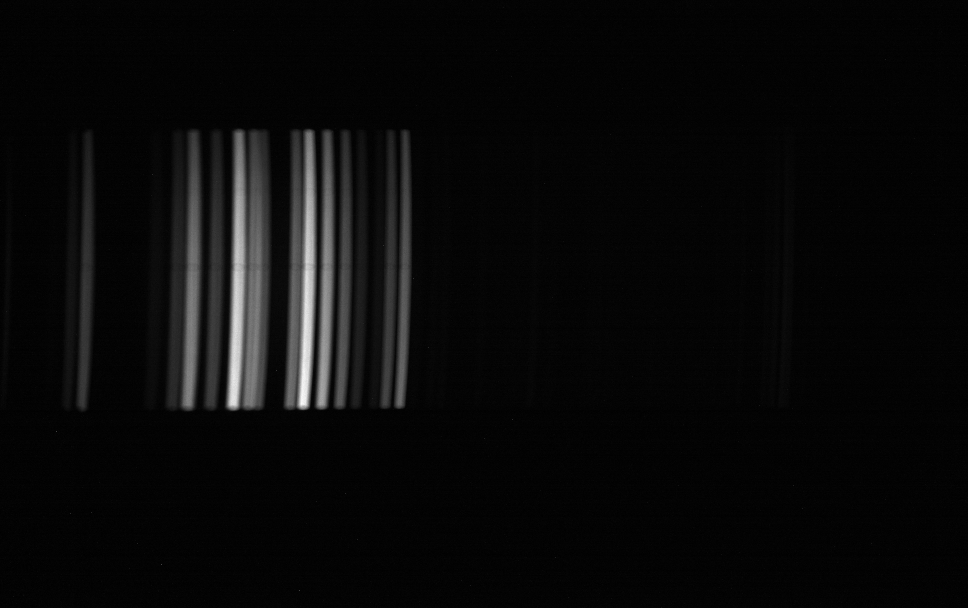
#> input picture calibration/ar_200ms.png, 1936 x 1216 px (shown at 1/2 size)
$ python print_detected_peaks.py
#> lines starting #> are read from the running program, lines starting #| are printed output that depends on the picture
### calibration/Ar_wavelength_calibr.py
#!/usr/bin/env python3
"""
This script uses:
- INPUTS (originals):  ar_200ms.png, hg_200ms.png
- Flips originals horizontally (spectral axis) before any processing
- Preprocess: crop rows [roi_top:roi_bottom], bin along x (binning_factor)
- Process: integrate spectrum, align Ar->Hg, estimate alpha, subtract alpha*Ar from Hg
- Detect peaks and plot spectra
- Fit linear + quadratic calibration using your chosen pixel_points and nm_points
- Saves outputs
"""
import os
import cv2
import numpy as np
import matplotlib.pyplot as plt
from scipy.signal import correlate, find_peaks

#Set to True to save debug images
save_debug_images = False

# Base directory
base_dir = os.path.dirname(os.path.abspath(__file__))

# Debug folder
debug_dir = os.path.join(base_dir, "debug_calib")
if save_debug_images:
    os.makedirs(debug_dir, exist_ok=True)

# -----------------------------
# CONFIG
# -----------------------------
# Originals (these must exist in same folder as this script)
ar_original_name = "ar_200ms.png"
hg_original_name = "hg_200ms.png"

# Flip originals horizontally
flip_original_x = True

# Preprocess settings (must match camera config)
roi_top = 248
roi_bottom = 803
binning_factor = 2

# Spectrum integration ROI inside the preprocessed image
y_roi = (0, 555)

# Alignment search window (pixels)
max_shift = 10

# Peak detection parameters. How many pixels we are willing to move the spectrums to get them to overlap.
#The other ones - what counts as a peak. 12% of max to be a peak, 10 pixels in distance from each other, and prominence lets ut know how much a peak is sticking up from the neighbours.
min_height_rel = 0.12
min_distance = 10
prominence_rel = 0.03

# Peaks (pixels) selected (from Ar aligned) for calibration (Found by running the script and looking at the printed peaks).
pixel_points = np.array([564, 579, 608, 625, 643, 661, 731, 754, 777, 883], dtype=float)

# Corresponding known wavelengths (from Maries thesis)(nm)
nm_points = np.array([696.54, 706.72, 727.29, 738.40, 750.93, 763.51, 810.95, 826.45, 841.64, 912.30], dtype=float)


# -----------------------------
# CALIBRATION FUNCTIONS (fitted functions)
# -----------------------------
#From previous runs. If anything in script changes - change these too.
def pixel_to_nm_linear(pixel):
    return 0.6773347176 * pixel + 315.1920552541


def pixel_to_nm_quadratic(pixel):
    return -5.6694394352e-05 * pixel**2 + 0.7583713843 * pixel + 286.8160173070


def wavelength_axis(width: int):
    p = np.arange(width, dtype=float)
    return pixel_to_nm_quadratic(p)


# -----------------------------
# I/O + PREPROCESS
# -----------------------------
def load_gray(path: str, flip_x: bool = False) -> np.ndarray:
    image = cv2.imread(path, cv2.IMREAD_UNCHANGED)
    if image is None:
        raise FileNotFoundError(f"Could not read: {path}")

    if image.ndim == 3:
        image = cv2.cvtColor(image, cv2.COLOR_BGR2GRAY)

    image = image.astype(np.float32)

    if flip_x:
        image = np.fliplr(image)

    return image


def bin_image_x(image: np.ndarray, factor: int) -> np.ndarray:
    h, w = image.shape
    new_w = w // factor
    image = image[:, :new_w * factor]  # trim to multiple
    binned = image.reshape(h, new_w, factor).mean(axis=2)
    return binned


def preprocess(image: np.ndarray) -> np.ndarray:
    # Crop in Y (rows)
    cropped = image[roi_top:roi_bottom, :]
    # Bin in X (spectral axis)
    binned = bin_image_x(cropped, binning_factor)
    return binned


def save_u8(path: str, image: np.ndarray) -> None:
    os.makedirs(os.path.dirname(path) or ".", exist_ok=True)
    cv2.imwrite(path, np.clip(image, 0, 255).astype(np.uint8))


# -----------------------------
# SPECTRUM + ALIGN + SUBTRACT
# -----------------------------
def integrated_spectrum(image: np.ndarray, y_roi_local):
    y0, y1 = y_roi_local
    if y1 is None:
        y1 = image.shape[0]
    return image[y0:y1, :].sum(axis=0)


def find_shift(spec_ref: np.ndarray, spec_to_align: np.ndarray, max_shift_local: int = 10) -> int:
    corr = correlate(spec_ref, spec_to_align, mode="full")
    center = len(corr) // 2
    search = corr[center - max_shift_local: center + max_shift_local + 1]
    dx = int(np.argmax(search) - max_shift_local)
    return dx


def estimate_alpha(spec_hg: np.ndarray, spec_ar: np.ndarray, mask=None) -> float:
    if mask is None:
        mask = np.ones_like(spec_hg, dtype=bool)
    num = np.sum(spec_hg[mask] * spec_ar[mask])
    den = np.sum(spec_ar[mask] ** 2)
    return float(num / den) if den > 0 else 0.0

def subtract_ar_from_hg_images(hg_img: np.ndarray, ar_img: np.ndarray, y_roi_local, max_shift_local=10, show_debug=True):
    spec_hg = integrated_spectrum(hg_img, y_roi_local)
    spec_ar = integrated_spectrum(ar_img, y_roi_local)

    dx = find_shift(spec_hg, spec_ar, max_shift_local=max_shift_local)

    spec_ar_shifted = np.roll(spec_ar, dx)
    ar_img_shifted = np.roll(ar_img, dx, axis=1)

    alpha = estimate_alpha(spec_hg, spec_ar_shifted)

    spec_hg_only = np.clip(spec_hg - alpha * spec_ar_shifted, 0, None)
    hg_img_only = np.clip(hg_img - alpha * ar_img_shifted, 0, None)

    if show_debug:
        print(f"Alignment dx = {dx} pixels")
        print(f"Scaling alpha = {alpha:.4f}")

        plt.figure(figsize=(10, 4))
        plt.plot(spec_hg, label="Hg (mixed)")
        plt.plot(alpha * spec_ar_shifted, label="α · Ar (aligned)")
        plt.plot(spec_hg_only, label="Hg only", linewidth=2)
        plt.legend()
        plt.xlabel("Pixel (dispersion)")
        plt.ylabel("Integrated intensity")
        plt.title("Hg − α·Ar (capped at 0)")
        plt.tight_layout()
        plt.show()

    return hg_img_only, spec_hg_only, ar_img_shifted, spec_ar_shifted, dx, alpha


# -----------------------------
# PEAK DETECTION + PLOTTING
# -----------------------------
# [173 lines left out: functions find_peaks_in_spectrum, print_peaks, plot_spectrum_with_peaks, fit_linear_and_quadratic, print_fit_and_errors, plot_calibration and 1 more, not called in this run]


# [36 lines that do not run on import are left out]
    # ---------------------------------

### calibration/print_detected_peaks.py
#!/usr/bin/env python3
"""
Preprocess Ar/Hg calibration images to match scan frames, extract spectra,
detect peaks, and print the peak pixel lists.

This is intended for manual calibration workflows where the user wants to
copy the detected peak positions into another tool such as GeoGebra.
"""

import argparse
import csv
import os

import matplotlib.pyplot as plt
import numpy as np
from scipy.signal import find_peaks

from Ar_wavelength_calibr import (
    ar_original_name,
    hg_original_name,
    base_dir,
    flip_original_x,
    roi_top,
    roi_bottom,
    binning_factor,
    y_roi,
    min_height_rel,
    min_distance,
    prominence_rel,
    load_gray,
    preprocess,
    integrated_spectrum,
    subtract_ar_from_hg_images,
)


TITLE_FONTSIZE = 18
LABEL_FONTSIZE = 15
TICK_FONTSIZE = 13
LEGEND_FONTSIZE = 13


def detect_peaks(spec):
    spec = np.asarray(spec, dtype=np.float32)
    max_val = float(spec.max())
    if max_val <= 0:
        raise ValueError("Spectrum has no positive signal (max <= 0).")

    peaks_idx, _ = find_peaks(
        spec,
        height=min_height_rel * max_val,
        distance=min_distance,
        prominence=prominence_rel * max_val,
    )
    peak_vals = spec[peaks_idx]
    order = np.argsort(peaks_idx)
    return peaks_idx[order], peak_vals[order]


def print_peak_list(name, peaks_idx, peak_vals):
    print(f"\n{name}: Found {len(peaks_idx)} peaks")
    for i, (pixel, intensity) in enumerate(zip(peaks_idx, peak_vals), start=1):
        print(f"{i:2d}: pixel={int(pixel):4d}, intensity={float(intensity):.1f}")

    pixel_list = ", ".join(str(int(pixel)) for pixel in peaks_idx)
    print(f"{name} peak pixels = [{pixel_list}]")


def plot_spectrum(name, spectrum, peaks_idx):
    plt.figure(figsize=(10, 4))
    plt.plot(spectrum, linewidth=1.5, label=name)
    if len(peaks_idx) > 0:
        plt.plot(peaks_idx, spectrum[peaks_idx], "x", markersize=7, label="Peaks")
    plt.title(f"{name} spectrum with detected peaks", fontsize=TITLE_FONTSIZE)
    plt.xlabel("Pixel", fontsize=LABEL_FONTSIZE)
    plt.ylabel("Integrated intensity", fontsize=LABEL_FONTSIZE)
    plt.xticks(fontsize=TICK_FONTSIZE)
    plt.yticks(fontsize=TICK_FONTSIZE)
    plt.legend(fontsize=LEGEND_FONTSIZE)
    plt.tight_layout()
    plt.show()


def save_peaks_csv(csv_path, ar_peaks_idx, ar_peak_vals, hg_peaks_idx, hg_peak_vals):
    os.makedirs(os.path.dirname(csv_path) or ".", exist_ok=True)
    with open(csv_path, "w", newline="", encoding="utf-8") as handle:
        writer = csv.DictWriter(handle, fieldnames=["source", "rank", "pixel", "intensity"])
        writer.writeheader()

        for rank, (pixel, intensity) in enumerate(zip(ar_peaks_idx, ar_peak_vals), start=1):
            writer.writerow(
                {
                    "source": "Ar",
                    "rank": rank,
                    "pixel": int(pixel),
                    "intensity": float(intensity),
                }
            )

        for rank, (pixel, intensity) in enumerate(zip(hg_peaks_idx, hg_peak_vals), start=1):
            writer.writerow(
                {
                    "source": "Hg_only",
                    "rank": rank,
                    "pixel": int(pixel),
                    "intensity": float(intensity),
                }
            )

    print(f"\nSaved peaks CSV: {os.path.abspath(csv_path)}")


def parse_args():
    parser = argparse.ArgumentParser(
        description="Print detected peak pixels for preprocessed Ar and Hg calibration images."
    )
    parser.add_argument(
        "--ar-path",
        default=os.path.join(base_dir, ar_original_name),
        help="Path to the original Ar calibration image.",
    )
    parser.add_argument(
        "--hg-path",
        default=os.path.join(base_dir, hg_original_name),
        help="Path to the original Hg calibration image.",
    )
    parser.add_argument(
        "--no-flip",
        action="store_true",
        help="Disable horizontal flipping before preprocessing.",
    )
    parser.add_argument(
        "--plot",
        action="store_true",
        help="Show plots of the spectra with detected peaks.",
    )
    parser.add_argument(
        "--save-csv",
        default=None,
        help="Optional path to save the detected peaks as CSV.",
    )
    return parser.parse_args()


def main():
    args = parse_args()

    do_flip = not args.no_flip if flip_original_x else False

    ar_orig = load_gray(args.ar_path, flip_x=do_flip)
#> in load_gray, image is the input picture: shape (1216, 1936); min 0, max 255, mean 9.5
    hg_orig = load_gray(args.hg_path, flip_x=do_flip)
#> call 2 of load_gray, with path = 'calibration/hg_200ms.png', flip_x = True
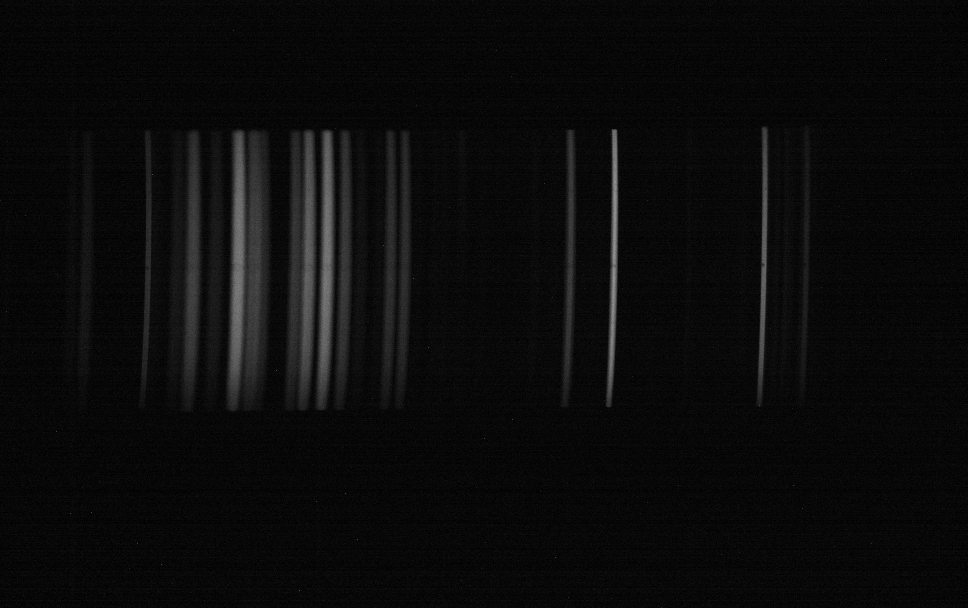
#> input picture calibration/hg_200ms.png, 1936 x 1216 px (shown at 1/2 size)
#> in load_gray, image is the input picture: shape (1216, 1936); min 0, max 255, mean 11.1
#> in load_gray (call 2), `image = np.fliplr(image)`:
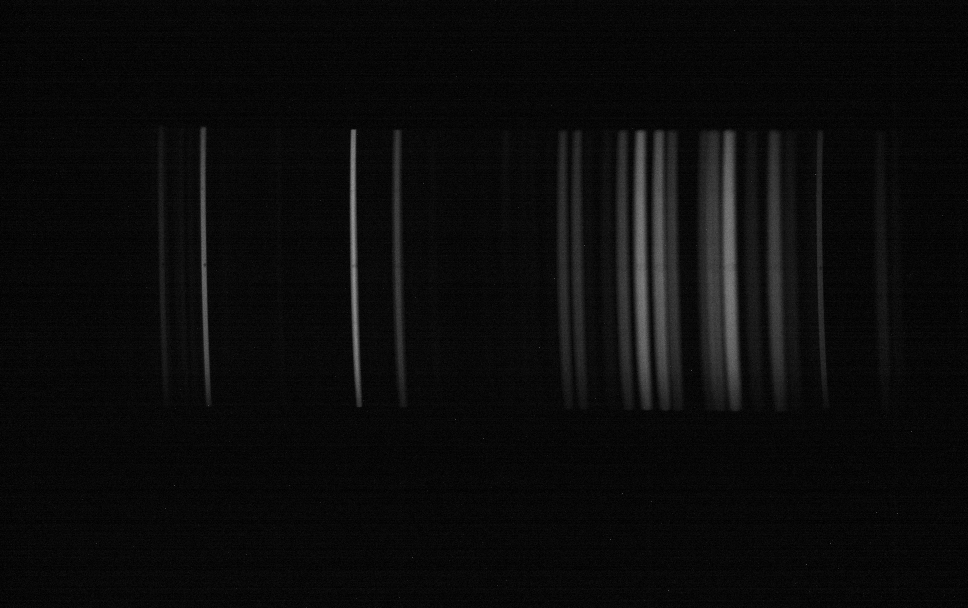
#> image: shape (1216, 1936) float32 (shown at 1/2 size); min 0, max 255, mean 11.1

    ar_pre = preprocess(ar_orig)
#> in preprocess, `cropped = image[roi_top:roi_bottom, :]`:
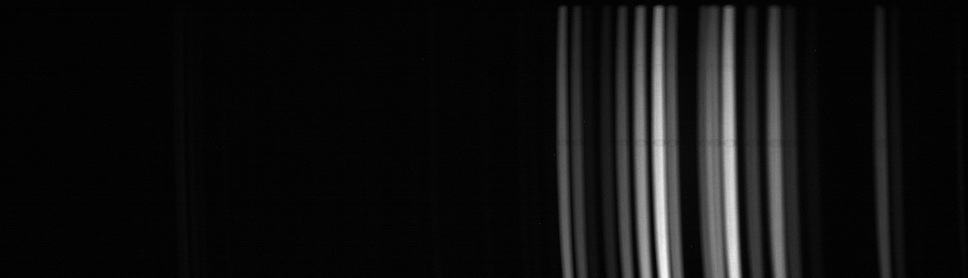
#> cropped: shape (555, 1936) float32 (shown at 1/2 size); min 0, max 255, mean 17.1
#> in bin_image_x, `binned = image.reshape(h, new_w, factor).mean(axis=2)`:
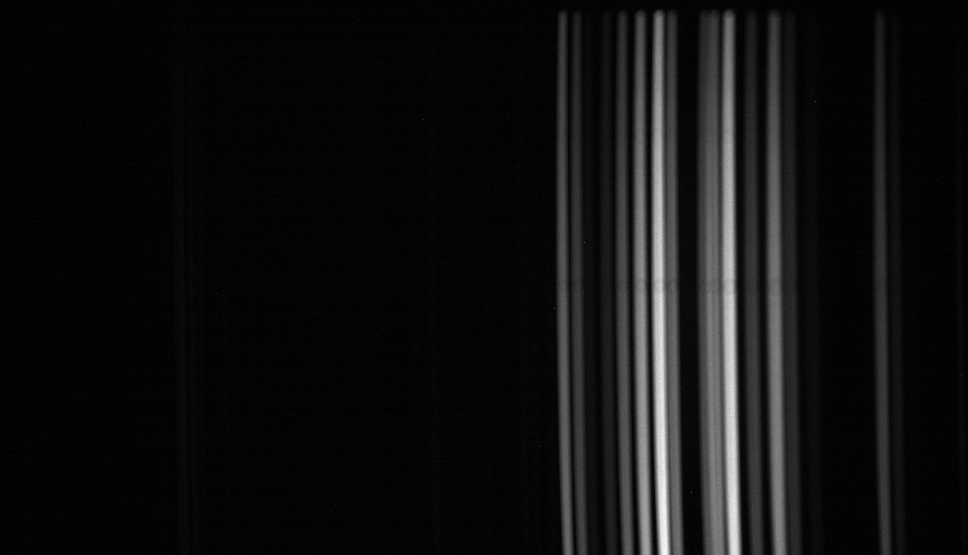
#> binned: shape (555, 968) float32; min 0, max 251.5, mean 17.1
    hg_pre = preprocess(hg_orig)
#> in preprocess (call 2), `cropped = image[roi_top:roi_bottom, :]`:
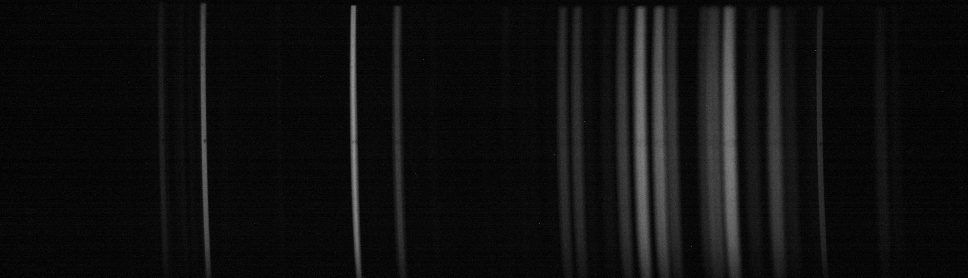
#> cropped: shape (555, 1936) float32 (shown at 1/2 size); min 0, max 255, mean 15.8
#> call 2 of bin_image_x, with factor = 2
#> in bin_image_x (call 2), `binned = image.reshape(h, new_w, factor).mean(axis=2)`:
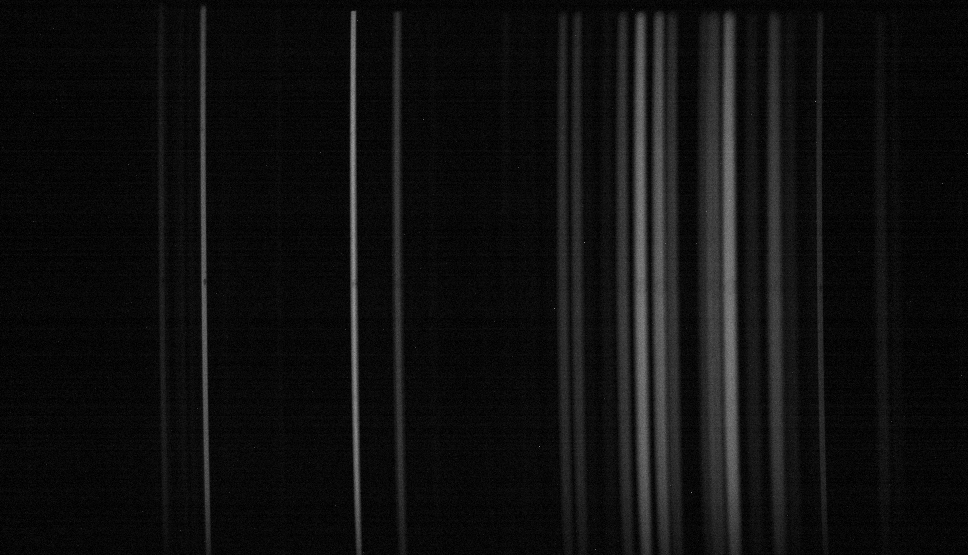
#> binned: shape (555, 968) float32; min 0, max 155.5, mean 15.8

    print("Preprocess:")
    print(f"  Ar: {ar_orig.shape} -> {ar_pre.shape} (flip_x={do_flip})")
#|   Ar: (1216, 1936) -> (555, 968) (flip_x=True)
    print(f"  Hg: {hg_orig.shape} -> {hg_pre.shape} (flip_x={do_flip})")
#|   Hg: (1216, 1936) -> (555, 968) (flip_x=True)
    print(
        "  Settings:"
        f" roi_top={roi_top}, roi_bottom={roi_bottom}, binning_factor={binning_factor}, y_roi={y_roi}"
    )

    ar_spec = integrated_spectrum(ar_pre, y_roi)
#> ar_spec = 968 values, max 103303 at index 660, min 1417.5 at index 18, mean 9478.7
    _, hg_only_spec, _, _, dx, alpha = subtract_ar_from_hg_images(
        hg_img=hg_pre,
        ar_img=ar_pre,
        y_roi_local=y_roi,
        show_debug=False,
    )
#> in subtract_ar_from_hg_images, `spec_hg = integrated_spectrum(hg_img, y_roi_local)`: spec_hg = 968 values, max 58675.5 at index 354, min 3444 at index 13, mean 8787.4
#> in subtract_ar_from_hg_images, `spec_ar = integrated_spectrum(ar_img, y_roi_local)`: spec_ar has the same summary as ar_spec in main
#> in find_shift, `corr = correlate(spec_ref, spec_to_align, mode="full")`: corr = 1935 values, max 2.14e+11 at index 967, min 5168900 at index 1934, mean 4.03e+10
#> in find_shift, `center = len(corr) // 2`: center = 967
#> in find_shift, `search = corr[center - max_shift_local: center + max_shift_local + 1]`: search = 21 values, max 2.14e+11 at index 10, min 1.52e+11 at index 20, mean 1.83e+11
#> in find_shift, `dx = int(np.argmax(search) - max_shift_local)`: dx = 0
#> in subtract_ar_from_hg_images, `spec_ar_shifted = np.roll(spec_ar, dx)`: spec_ar_shifted has the same summary as ar_spec in main
#> in estimate_alpha, `num = np.sum(spec_hg[mask] * spec_ar[mask])`: num = 2.14e+11
#> in estimate_alpha, `den = np.sum(spec_ar[mask] ** 2)`: den = 3.72e+11
#> in subtract_ar_from_hg_images, `alpha = estimate_alpha(spec_hg, spec_ar_shifted)`: alpha = 0.576
#> in subtract_ar_from_hg_images, `spec_hg_only = np.clip(spec_hg - alpha * spec_ar_shifted, 0, None)`: spec_hg_only = 968 values, max 57488.6 at index 354, min 0 at index 559, mean 3669.5
#> in subtract_ar_from_hg_images, `hg_img_only = np.clip(hg_img - alpha * ar_img_shifted, 0, None)`:
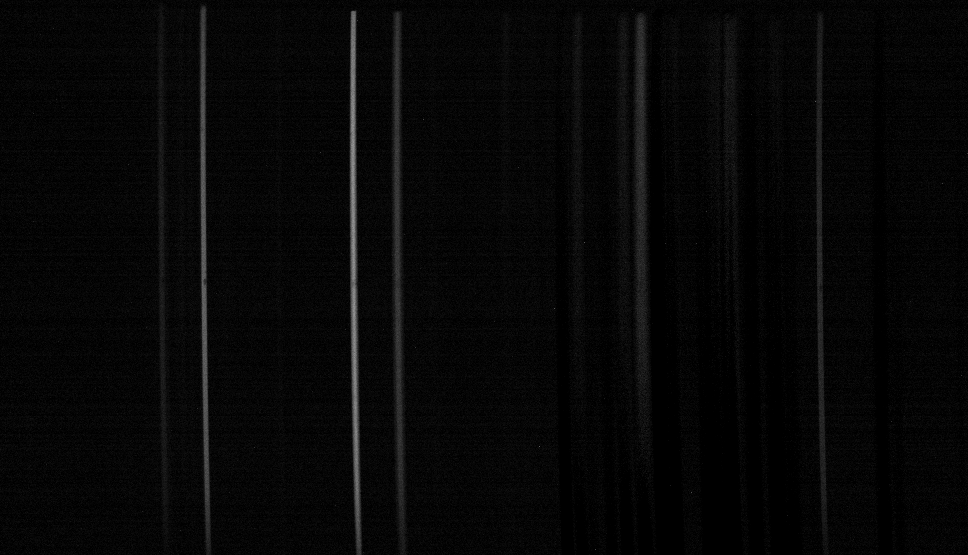
#> hg_img_only: shape (555, 968) float32; min 0, max 153.8, mean 7.3
#> hg_only_spec has the same summary as spec_hg_only in subtract_ar_from_hg_images; dx = 0; alpha = 0.576

    print(f"  Hg-Ar alignment shift: {dx} px")
#|   Hg-Ar alignment shift: 0 px
    print(f"  Hg-Ar scale alpha:     {alpha:.4f}")
#|   Hg-Ar scale alpha:     0.5756

    ar_peaks_idx, ar_peak_vals = detect_peaks(ar_spec)
#> in detect_peaks, `spec = np.asarray(spec, dtype=np.float32)`: spec has the same summary as ar_spec in main
#> in detect_peaks, `max_val = float(spec.max())`: max_val = 103303
#> in detect_peaks, `peaks_idx, _ = find_peaks( spec, height=min_height_rel * max_val, dist..`: peaks_idx = [563, 578, 607, 624, 642, 660, 673, 715, 730, 753, 776, 882]
#> in detect_peaks, `peak_vals = spec[peaks_idx]`: peak_vals = [41738, 27520.5, 13749.5, 37455.5, 67434, 103303, 47097, 53819.5, 96713.5, 27185.5, 56333.5, 23968.5]
#> in detect_peaks, `order = np.argsort(peaks_idx)`: order = [0, 1, 2, 3, 4, 5, 6, 7, 8, 9, 10, 11]
#> ar_peaks_idx has the same summary as peaks_idx in detect_peaks; ar_peak_vals has the same summary as peak_vals in detect_peaks
    hg_peaks_idx, hg_peak_vals = detect_peaks(hg_only_spec)
#> hg_peaks_idx = [162, 204, 354, 398, 639, 821]; hg_peak_vals = [12161.2, 38565.9, 57488.6, 25381.8, 15172.4, 17244.7]

    print_peak_list("Ar", ar_peaks_idx, ar_peak_vals)
#| Ar: Found 12 peaks
#> the loop in print_peak_list, `for i, (pixel, intensity) in enumerate(zip(peaks_idx, peak_vals), star..` made 12 passes
#> (pixel, intensity) on passes 1 to 12: (563, 41738), (578, 27520.5), (607, 13749.5), (624, 37455.5), (642, 67434), (660, 103303), (673, 47097), (715, 53819.5), (730, 96713.5), (753, 27185.5), (776, 56333.5), (882, 23968.5)
#|  1: pixel= 563, intensity=41738.0
#|  2: pixel= 578, intensity=27520.5
#|  3: pixel= 607, intensity=13749.5
#|  4: pixel= 624, intensity=37455.5
#|  5: pixel= 642, intensity=67434.0
#|  6: pixel= 660, intensity=103303.0
#|  7: pixel= 673, intensity=47097.0
#|  8: pixel= 715, intensity=53819.5
#> (further printed lines are left out)
#| Ar peak pixels = [563, 578, 607, 624, 642, 660, 673, 715, 730, 753, 776, 882]
    print_peak_list("Hg only", hg_peaks_idx, hg_peak_vals)
#| Hg only: Found 6 peaks
#> the loop in print_peak_list (call 2), `for i, (pixel, intensity) in enumerate(zip(peaks_idx, peak_vals), star..` made 6 passes
#> (pixel, intensity) on passes 1 to 6: (162, 12161.2), (204, 38565.9), (354, 57488.6), (398, 25381.8), (639, 15172.4), (821, 17244.7)
#|  1: pixel= 162, intensity=12161.2
#|  2: pixel= 204, intensity=38565.9
#|  3: pixel= 354, intensity=57488.6
#|  4: pixel= 398, intensity=25381.8
#|  5: pixel= 639, intensity=15172.4
#|  6: pixel= 821, intensity=17244.7
#| Hg only peak pixels = [162, 204, 354, 398, 639, 821]

    if args.save_csv:
        save_peaks_csv(
            args.save_csv,
            ar_peaks_idx,
            ar_peak_vals,
            hg_peaks_idx,
            hg_peak_vals,
        )

    if args.plot:
        plot_spectrum("Ar", ar_spec, ar_peaks_idx)
        plot_spectrum("Hg only", hg_only_spec, hg_peaks_idx)


if __name__ == "__main__":
    main()
